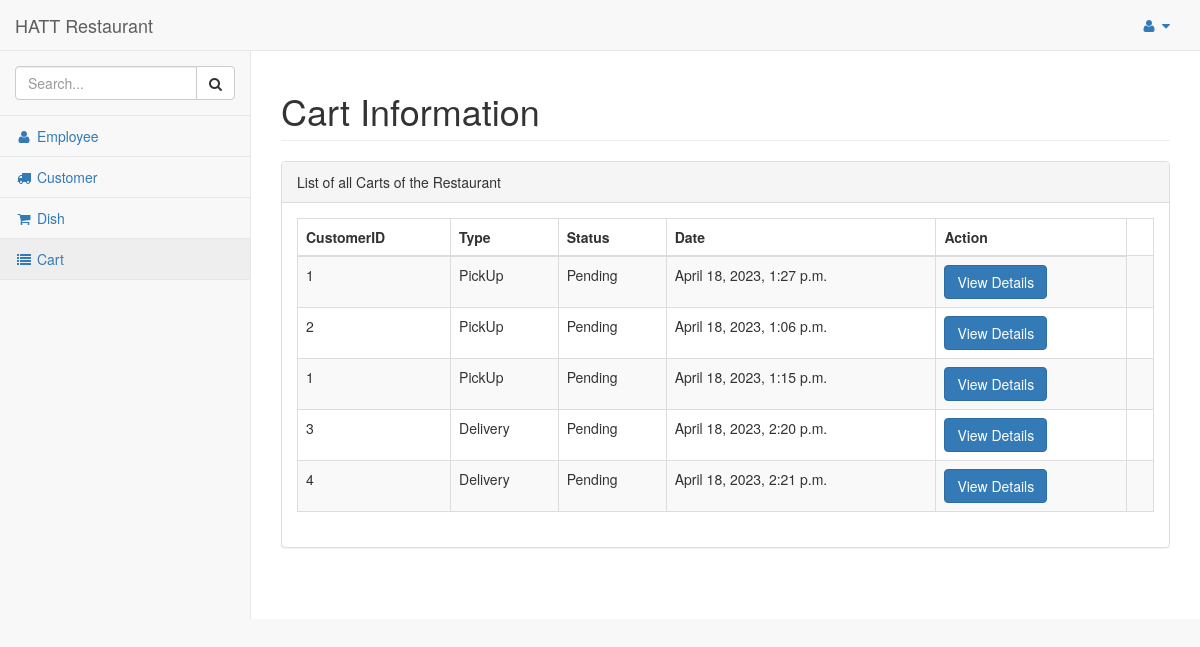
/dashboard/cart_list (signed in), run on an earlier commit of the app's database.
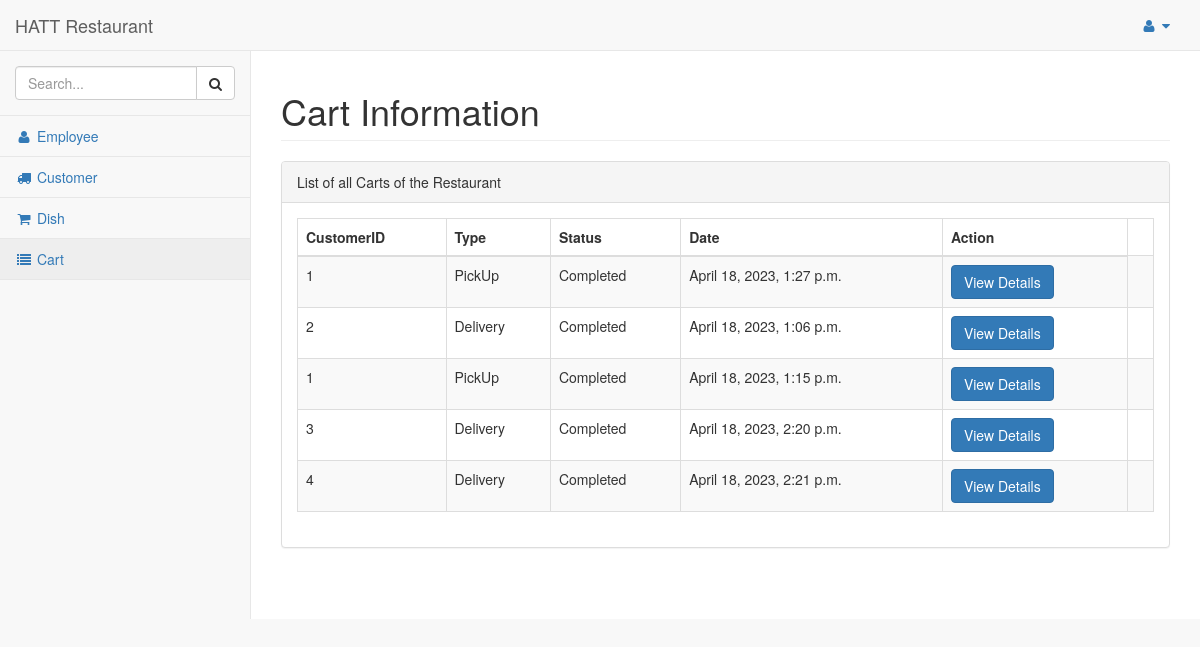
And on a later commit of the database.
### res/models.py (models this page shows, shortened)
class Cart(models.Model):
    pending = 'Pending'
    completed = 'Completed'
    STATUS = (
        (pending, pending),
        (completed, completed),
    )
    pickup = 'PickUp'
    delivery = 'Delivery'
    TYPE = (
        (pickup, pickup),
        (delivery, delivery),
    )
    customer = models.ForeignKey(Customer, on_delete=models.CASCADE)
    employee = models.ForeignKey(Employee, on_delete=models.CASCADE)
    is_delivery = models.BooleanField(default="False")
    is_paid = models.BooleanField(default="False")
    total = models.IntegerField(default=0)
    date = models.DateTimeField()
    status = models.CharField(max_length=100, choices=STATUS)
    type = models.CharField(max_length=100, choices=TYPE)

### res/views.py (the view)
# urls.py: re_path(r'^dashboard/cart_list$',cart_list, name='cart_list'),
@login_required
@staff_member_required
def cart_list(request):
    carts = Cart.objects.all()
    return render(request, 'admin/cart.html', {'carts': carts})

### res/templates/admin/cart.html (shortened to what this page needs)
{% load static %}
{% include "includes/base.html" %}
{% include "includes/navbarheader.html" %}
{% include "includes/navtop.html"%}
{% include "includes/sidemenu.html" %}
</nav>
<div id="page-wrapper">
    <div class="row">
        <div class="col-lg-12">
            <h1 class="page-header">Cart Information</h1>
        </div>
    </div>
    <div class="row">
        <div class="col-lg-12">
            <div class="panel panel-default">
                <div class="panel-heading">
                    List of all Carts of the Restaurant
                </div>
                <div class="panel-body">
                    <table width="100%" class="table table-striped table-bordered table-hover" id="dataTables-example">
                        <thead>
                            <tr>
                                <th>CustomerID</th>
                                <th>Type</th>
                                <th>Status</th>
                                <th>Date</th>
                                <th>Action</th>
                            </tr>
                        </thead>
                        <tbody>
                            {% for cart in carts %}
                            <tr>
                                <td>{{cart.customer_id}}</td>
                                <td>{{cart.type}}</td>
                                <td>{{cart.status}}</td>
                                <td>{{cart.date}}</td>
                                <td>
                                    <a href="{% url 'res:cart_detail' cart.id %}" class="btn btn-primary">
                                        View Details
                                      </a>
                                  </td>
                                <td>
                            </tr>
                            {% endfor %}
                        </tbody>
                    </table>
                </div>
            </div>
        </div>
    </div>
</div>
</div>
</body>
</html>

What changed in the data, as far as the page shows it:
changed Cart "April 18, 2023, 1:27 p.m.": status "Pending" → "Completed"
changed Cart "April 18, 2023, 1:06 p.m.": type "PickUp" → "Delivery"; status "Pending" → "Completed"
changed Cart "April 18, 2023, 1:15 p.m.": status "Pending" → "Completed"
changed Cart "April 18, 2023, 2:20 p.m.": status "Pending" → "Completed"
changed Cart "April 18, 2023, 2:21 p.m.": status "Pending" → "Completed"
